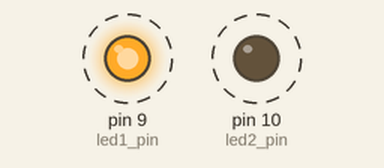
Recording of a sketch running on a simulated Arduino Uno, built with avr-gcc and run on an emulated ATmega328P. On the bench: output pins drawn as LEDs (lit = HIGH). Dashed ring = blinking.

Above: at 0.5 s.
Timing chart, 0 to 4.6 s (numbered marks = the images above):
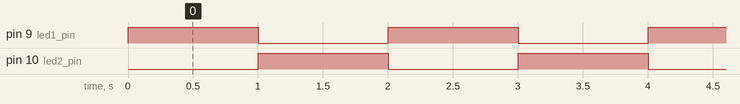

The sketch:

blinking_leds.ino
```cpp
// Digital pins for led 1 and 2
int led1_pin = 9;
int led2_pin = 10;
// Current pin
int current = 0;

void setup() {
  pinMode(led1_pin, OUTPUT);
  pinMode(led2_pin, OUTPUT);
}

void loop() {
  if (!current) {
    digitalWrite(led1_pin, HIGH);
    digitalWrite(led2_pin, LOW);
    current = 1;
  } else {
    digitalWrite(led1_pin, LOW);
    digitalWrite(led2_pin, HIGH);
    current = 0;
  }
  delay(1000);
}
```

Measured:
- by itself, pin 9 (led1_pin), pin 10 (led2_pin): alternates HIGH for 1.0 s and LOW for 1.0 s
